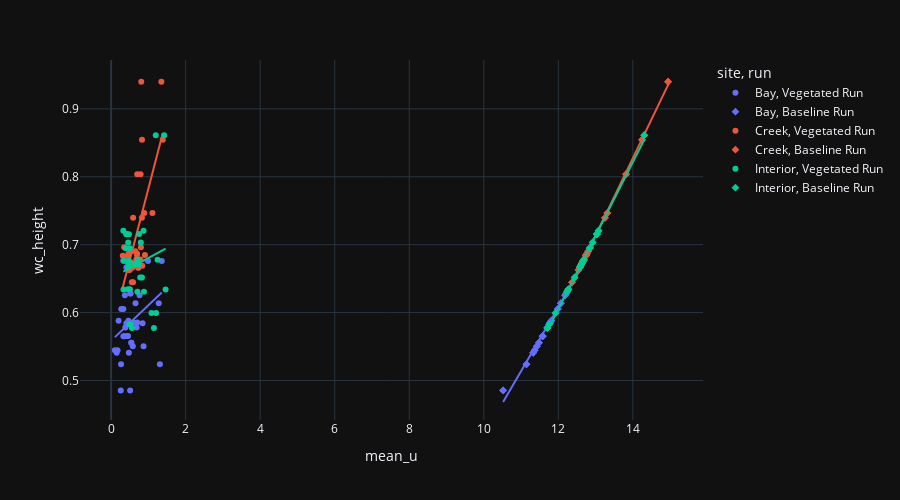

The cell this chart's notebook holds for it:
### Code cell
fig = px.scatter(dff, x='mean_u', y='wc_height', trendline='ols', symbol='run', color='site', template='plotly_dark')
fig.update_layout(
    height=500,
    autosize=True,)
fig.show()
